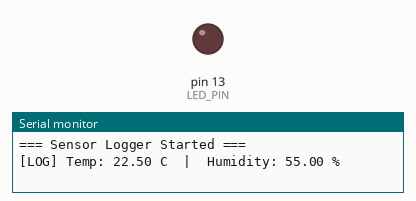
The sketch below on a simulated Arduino Uno, built with avr-gcc and run on an emulated ATmega328P. Shown: output pins drawn as LEDs (lit = HIGH), the last lines printed to the serial monitor.

Above: at 0.1 s.
At 26.1 s:
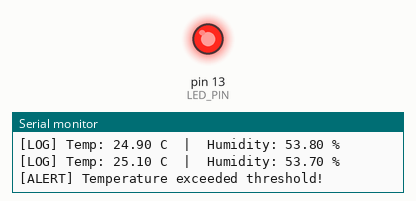
Timing chart, 0 to 27.6 s (numbered marks = the images above):
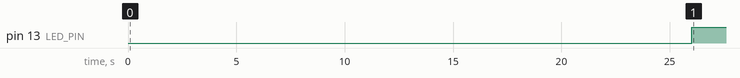

Measured:
- by itself, pin 13 (LED_PIN): LOW → HIGH at 26.0 s

The sketch:

sketch.ino
```cpp
#include <Wire.h>

// Simulated DHT22 sensor values (no real sensor needed)
float readTemperature() { return 22.5 + (millis() / 10000.0); }
float readHumidity()    { return 55.0 - (millis() / 20000.0); }

#define TEMP_THRESHOLD 25.0
#define LED_PIN 13

void setup() {
  Serial.begin(9600);         // UART communication
  Wire.begin();               // I2C bus init
  pinMode(LED_PIN, OUTPUT);
  Serial.println("=== Sensor Logger Started ===");
}

void loop() {
  float temp = readTemperature();
  float hum  = readHumidity();

  // Transmit data over UART (Serial)
  Serial.print("[LOG] Temp: ");
  Serial.print(temp);
  Serial.print(" C  |  Humidity: ");
  Serial.print(hum);
  Serial.println(" %");

  // Threshold alert
  if (temp > TEMP_THRESHOLD) {
    digitalWrite(LED_PIN, HIGH);
    Serial.println("[ALERT] Temperature exceeded threshold!");
  } else {
    digitalWrite(LED_PIN, LOW);
  }

  delay(2000); // Poll every 2 seconds
}
```
